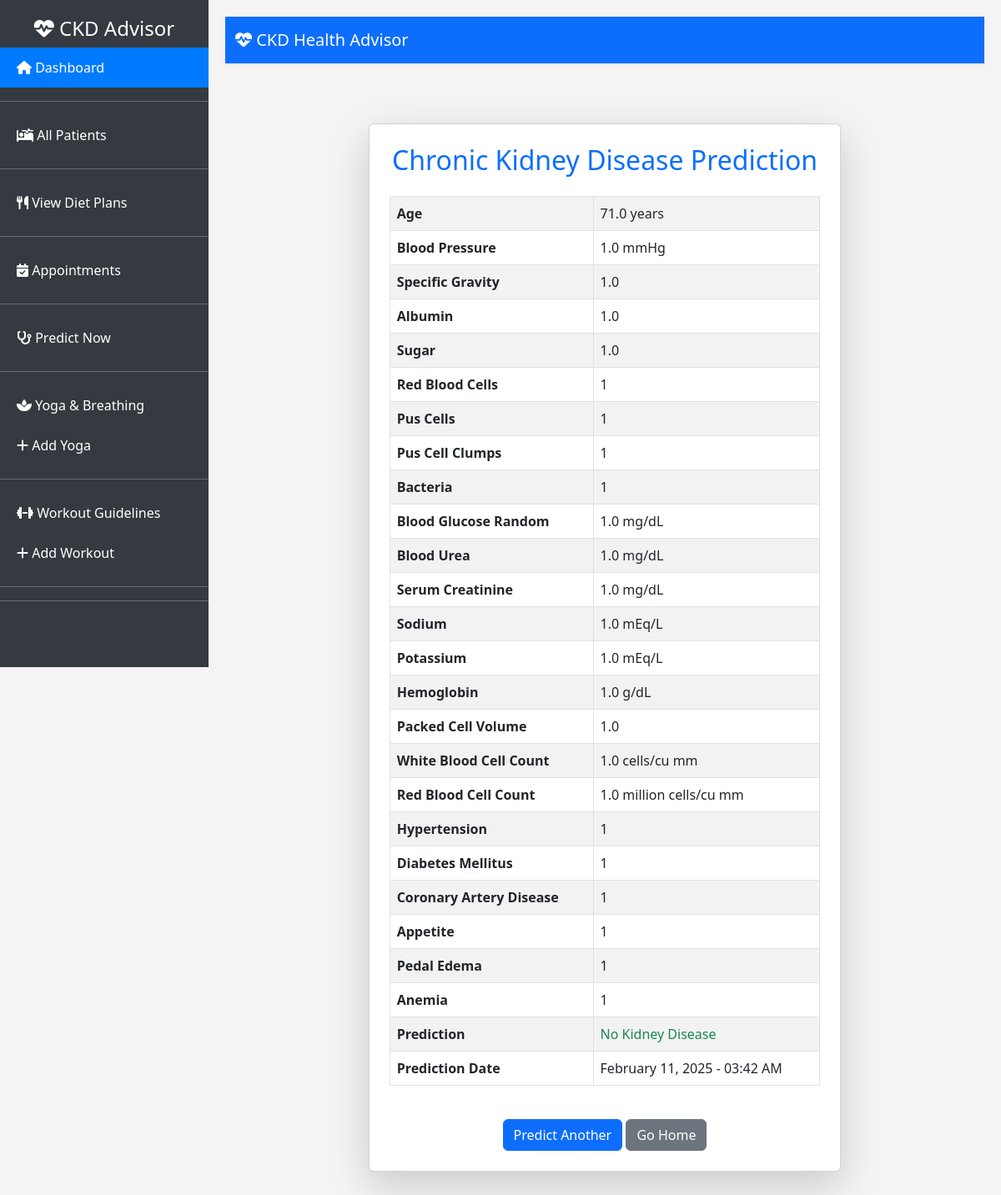
The app's page /result/1/ with its own data.
### Accounts/models.py (models this page shows, shortened)
class Patient(models.Model):
    patient_info = models.ForeignKey(PatientInfo, on_delete=models.CASCADE, related_name="patients")
    age = models.FloatField()
    bp = models.FloatField(verbose_name="Blood Pressure")
    sg = models.FloatField(verbose_name="Specific Gravity")
    al = models.FloatField(verbose_name="Albumin")
    su = models.FloatField(verbose_name="Sugar")
    rbc = models.CharField(max_length=10, verbose_name="Red Blood Cells")
    pc = models.CharField(max_length=10, verbose_name="Pus Cells")
    pcc = models.CharField(max_length=10, verbose_name="Pus Cell Clumps")
    ba = models.CharField(max_length=10, verbose_name="Bacteria")
    bgr = models.FloatField(verbose_name="Blood Glucose Random")
    bu = models.FloatField(verbose_name="Blood Urea")
    sc = models.FloatField(verbose_name="Serum Creatinine")
    sod = models.FloatField(verbose_name="Sodium")
    pot = models.FloatField(verbose_name="Potassium")
    hemo = models.FloatField(verbose_name="Hemoglobin")
    pcv = models.FloatField(verbose_name="Packed Cell Volume")
    wc = models.FloatField(verbose_name="White Blood Cell Count")
    rc = models.FloatField(verbose_name="Red Blood Cell Count")
    htn = models.CharField(max_length=3, verbose_name="Hypertension")
    dm = models.CharField(max_length=3, verbose_name="Diabetes Mellitus")
    cad = models.CharField(max_length=3, verbose_name="Coronary Artery Disease")
    appet = models.CharField(max_length=10, verbose_name="Appetite")
    pe = models.CharField(max_length=3, verbose_name="Pedal Edema")
    ane = models.CharField(max_length=3, verbose_name="Anemia")
    prediction = models.CharField(max_length=50)
    created_at = models.DateTimeField(auto_now_add=True)

### Accounts/views.py (the view)
# urls.py: path("result/<int:pk>/", PredictionResultView.as_view(), name="prediction_result"),
class PredictionResultView(DetailView):
    model = Patient
    template_name = "result.html"
    context_object_name = "patient"

### templates/result.html (shortened to what this page needs)
{% extends 'base.html' %}
{% block content %}
<div class="container py-5">
    <div class="row justify-content-center">
        <div class="col-lg-8 col-md-10">
            <div class="card shadow-lg p-4">
                <h2 class="text-center mb-4 text-primary">Chronic Kidney Disease Prediction</h2>
                <table class="table table-striped table-bordered">
                    <tbody>
                        <tr>
                            <th>Age</th>
                            <td>{{ patient.age }} years</td>
                        </tr>
                        <tr>
                            <th>Blood Pressure</th>
                            <td>{{ patient.bp }} mmHg</td>
                        </tr>
                        <tr>
                            <th>Specific Gravity</th>
                            <td>{{ patient.sg }}</td>
                        </tr>
                        <tr>
                            <th>Albumin</th>
                            <td>{{ patient.al }}</td>
                        </tr>
                        <tr>
                            <th>Sugar</th>
                            <td>{{ patient.su }}</td>
                        </tr>
                        <tr>
                            <th>Red Blood Cells</th>
                            <td>{{ patient.rbc }}</td>
                        </tr>
                        <tr>
                            <th>Pus Cells</th>
                            <td>{{ patient.pc }}</td>
                        </tr>
                        <tr>
                            <th>Pus Cell Clumps</th>
                            <td>{{ patient.pcc }}</td>
                        </tr>
                        <tr>
                            <th>Bacteria</th>
                            <td>{{ patient.ba }}</td>
                        </tr>
                        <tr>
                            <th>Blood Glucose Random</th>
                            <td>{{ patient.bgr }} mg/dL</td>
                        </tr>
                        <tr>
                            <th>Blood Urea</th>
                            <td>{{ patient.bu }} mg/dL</td>
                        </tr>
                        <tr>
                            <th>Serum Creatinine</th>
                            <td>{{ patient.sc }} mg/dL</td>
                        </tr>
                        <tr>
                            <th>Sodium</th>
                            <td>{{ patient.sod }} mEq/L</td>
                        </tr>
                        <tr>
                            <th>Potassium</th>
                            <td>{{ patient.pot }} mEq/L</td>
                        </tr>
                        <tr>
                            <th>Hemoglobin</th>
                            <td>{{ patient.hemo }} g/dL</td>
                        </tr>
                        <tr>
                            <th>Packed Cell Volume</th>
                            <td>{{ patient.pcv }}</td>
                        </tr>
                        <tr>
                            <th>White Blood Cell Count</th>
                            <td>{{ patient.wc }} cells/cu mm</td>
                        </tr>
                        <tr>
                            <th>Red Blood Cell Count</th>
                            <td>{{ patient.rc }} million cells/cu mm</td>
                        </tr>
                        <tr>
                            <th>Hypertension</th>
                            <td>{{ patient.htn }}</td>
                        </tr>
                        <tr>
                            <th>Diabetes Mellitus</th>
                            <td>{{ patient.dm }}</td>
                        </tr>
                        <tr>
                            <th>Coronary Artery Disease</th>
                            <td>{{ patient.cad }}</td>
                        </tr>
                        <tr>
                            <th>Appetite</th>
                            <td>{{ patient.appet }}</td>
                        </tr>
                        <tr>
                            <th>Pedal Edema</th>
                            <td>{{ patient.pe }}</td>
                        </tr>
                        <tr>
                            <th>Anemia</th>
                            <td>{{ patient.ane }}</td>
                        </tr>
                        <tr>
                            <th>Prediction</th>
                            <td class="{% if patient.prediction == 'CKD' %}text-danger font-weight-bold{% else %}text-success font-weight-bold{% endif %}">
                                {{ patient.prediction }}
                            </td>
                        </tr>
                        <tr>
                            <th>Prediction Date</th>
                            <td>{{ patient.created_at|date:"F d, Y - h:i A" }}</td>
                        </tr>
                    </tbody>
                </table>
                <div class="text-center mt-4">
                    <a href="{% url 'predict' %}" class="btn btn-primary">Predict Another</a>
                    <a href="/" class="btn btn-secondary">Go Home</a>
                </div>
            </div>
        </div>
    </div>
</div>
{% endblock %}

### templates/base.html (style rules this page uses)
body { background: #f4f4f4; display: flex; }

### records on screen
Patient: age "71.0", bp "1.0", sg "1.0", al "1.0", su "1.0", rbc "1", pc "1", pcc "1", ba "1", bgr "1.0", bu "1.0", sc "1.0", sod "1.0", pot "1.0", hemo "1.0", pcv "1.0", wc "1.0", rc "1.0", htn "1", dm "1", cad "1", appet "1", pe "1", ane "1", prediction "No Kidney Disease", created_at "February 11, 2025 - 03:42 AM"
